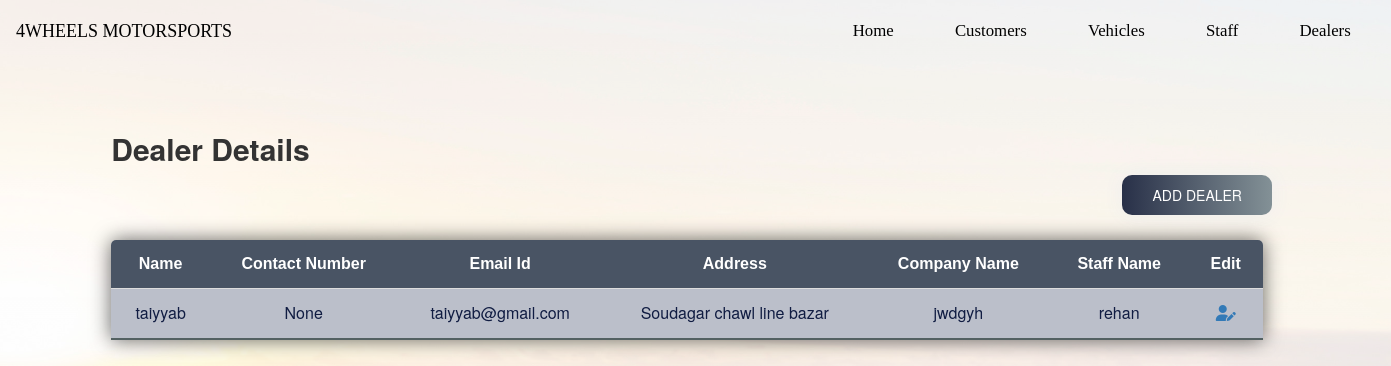
Page /dealer/ on the earlier database version.
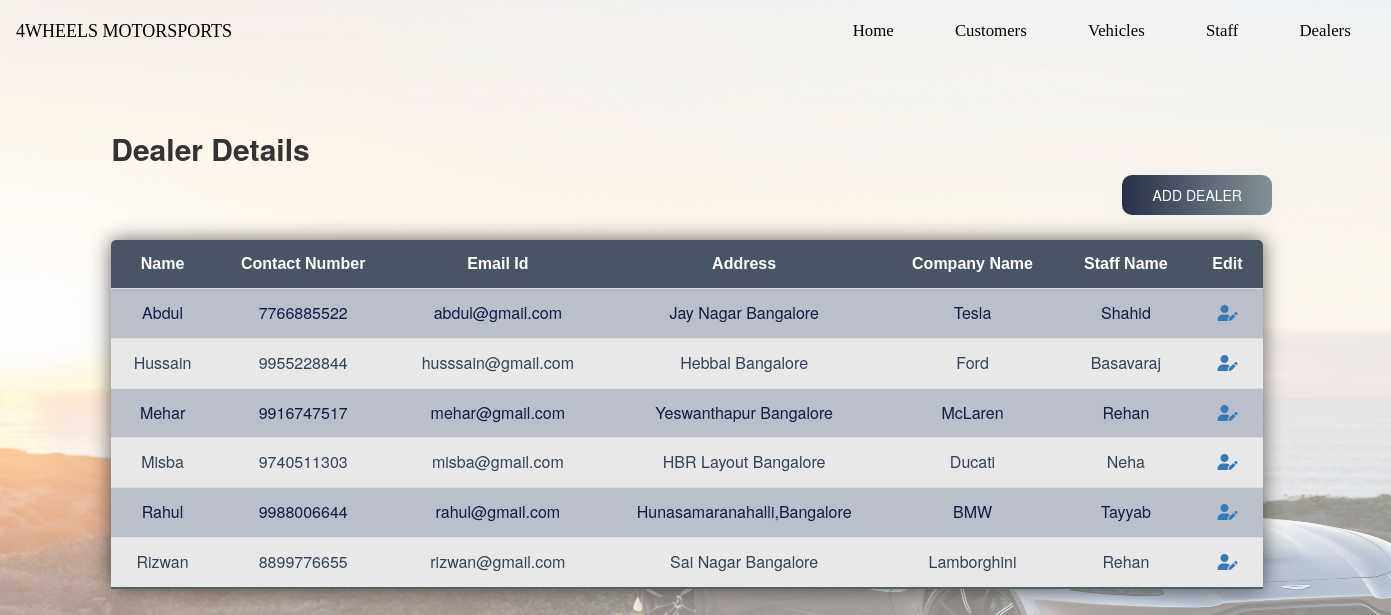
Same page on the later database version.
### showroom/models.py (models this page shows, shortened)
class DealerModel(models.Model):
    alpha = RegexValidator(r'^[a-zA-Z]*$', 'Please Enter Valid Name')
    phone = RegexValidator(r'^[0-9]{10}$', 'Please Enter Valid Mobile Number')
    dname = models.CharField(max_length=50,validators=[alpha])
    demail = models.EmailField()
    dcontact = models.CharField(max_length=10 , null=True,blank=True ,validators=[phone])
    daddress = models.TextField()
    dcompany = models.CharField(max_length=50)
    staff_name = ForeignKey(StaffModel,on_delete=models.CASCADE,null=True,blank=True)

class StaffModel(models.Model):
    STATUS =(
        ('Active','Active'),
        ('Inactive','Inactive'),
    )
    alpha = RegexValidator(r'^[a-zA-Z]*$', 'Please Enter Valid Name')
    phone = RegexValidator(r'^[0-9]{10}$', 'Please Enter Valid Mobile Number')
    sname = models.CharField(max_length=50 ,validators=[alpha])
    semail = models.EmailField()
    scontact = models.CharField(max_length=10 , null=True,blank=True,validators=[phone])
    saddress = models.TextField()
    status = models.CharField(max_length=100,null=True,choices=STATUS)

### showroom/views.py (the view)
# urls.py: path('dealer/', dealerview, name="dealerview"),
def dealerview(request):
    dealers= DealerModel.objects.all().order_by(Lower('dname'))
    context ={'dealers':dealers}
    return render(request,"dealer.html" ,context)

### templates/dealer.html (shortened to what this page needs)
{% load static %}
<!DOCTYPE html>
<html lang="en">
<head>
    <link href="https://cdn.jsdelivr.net/npm/bootstrap@5.0.0-beta3/dist/css/bootstrap.min.css" rel="stylesheet"
>
    <link href="//netdna.bootstrapcdn.com/bootstrap/3.0.0/css/bootstrap.min.css" rel="stylesheet" id="bootstrap-css">
</head>
<body>
    <nav class="navbar navbar-expand-lg nav-color nav-fixed">
        <div class="container-fluid">
          <a class="navbar-brand nav-link" href="#">4WHEELS  MOTORSPORTS</a>
          <div class="collapse navbar-collapse" id="navbarNav">
            <ul class="navbar-nav">
              <li class="nav-item " style="margin-left: 550px;">
                <a class="nav-link" aria-current="page" href="{% url 'indexview'%}">Home</a>
              </li>
              <li class="nav-item">
                <a class="nav-link" href="{% url 'customersview'%}">Customers</a>
              </li>
              <li class="nav-item">
                <a class="nav-link" href="{% url 'vehicleview'%}">Vehicles</a>
              </li>
              <li class="nav-item">
                <a class="nav-link" href="{% url 'staffview'%}">Staff</a>
              </li>
              <li class="nav-item">
                <a class="nav-link" href="{% url 'dealerview'%}">Dealers</a>
              </li>
            </ul>
          </div>
        </div>
      </nav>
    <div class="table-container">
        <div class="lines">
            <h2 style="font-weight: bolder;">Dealer Details</h2><a class="btn-grad" style="margin-left: 79%;" href="{% url 'addealerview' %}" >Add Dealer</a>
        </div>
        <table class="content-table">
            <thead>
                <tr>
                    <th>Name</th>
                    <th>Contact Number</th>
                    <th>Email Id</th>
                    <th>Address</th>
                    <th>Company Name</th>
                    <th>Staff Name</th>
                    <th>Edit</th>
                </tr>
            </thead>
            <tbody>
                <tr>
                    {% for Dealer in dealers %}
                <tr>
                    <td> {{Dealer.dname}}</td>
                    <td>{{Dealer.dcontact}}</td>
                    <td>{{Dealer.demail}}</td>
                    <td>{{Dealer.daddress}}</td>
                    <td>{{Dealer.dcompany}}</td>
                    <td>{{Dealer.staff_name.sname}}</td>
                    <td><a href="{% url 'editdealer' Dealer.id %}"><i class="fas fa-user-edit"></i></a></td>
                </tr>
                {% endfor%}
                </tr>
            </tbody>
        </table>
    </div>
</body>
</html>

Differences in the rows shown:
removed DealerModel: dname "taiyyab", dcontact "None", demail "taiyyab@gmail.com", daddress "Soudagar chawl line bazar", dcompany "jwdgyh", staff_name.sname "rehan"
added DealerModel: dname "Abdul", dcontact "7766885522", demail "abdul@gmail.com", daddress "Jay Nagar Bangalore", dcompany "Tesla", staff_name.sname "Shahid"
added DealerModel: dname "Hussain", dcontact "9955228844", demail "husssain@gmail.com", daddress "Hebbal Bangalore", dcompany "Ford", staff_name.sname "Basavaraj"
added DealerModel: dname "Mehar", dcontact "9916747517", demail "mehar@gmail.com", daddress "Yeswanthapur Bangalore", dcompany "McLaren", staff_name.sname "Rehan"
added DealerModel: dname "Misba", dcontact "9740511303", demail "misba@gmail.com", daddress "HBR Layout Bangalore", dcompany "Ducati", staff_name.sname "Neha"
added DealerModel: dname "Rahul", dcontact "9988006644", demail "rahul@gmail.com", daddress "Hunasamaranahalli,Bangalore", dcompany "BMW", staff_name.sname "Tayyab"
added DealerModel: dname "Rizwan", dcontact "8899776655", demail "rizwan@gmail.com", daddress "Sai Nagar Bangalore", dcompany "Lamborghini", staff_name.sname "Rehan"
